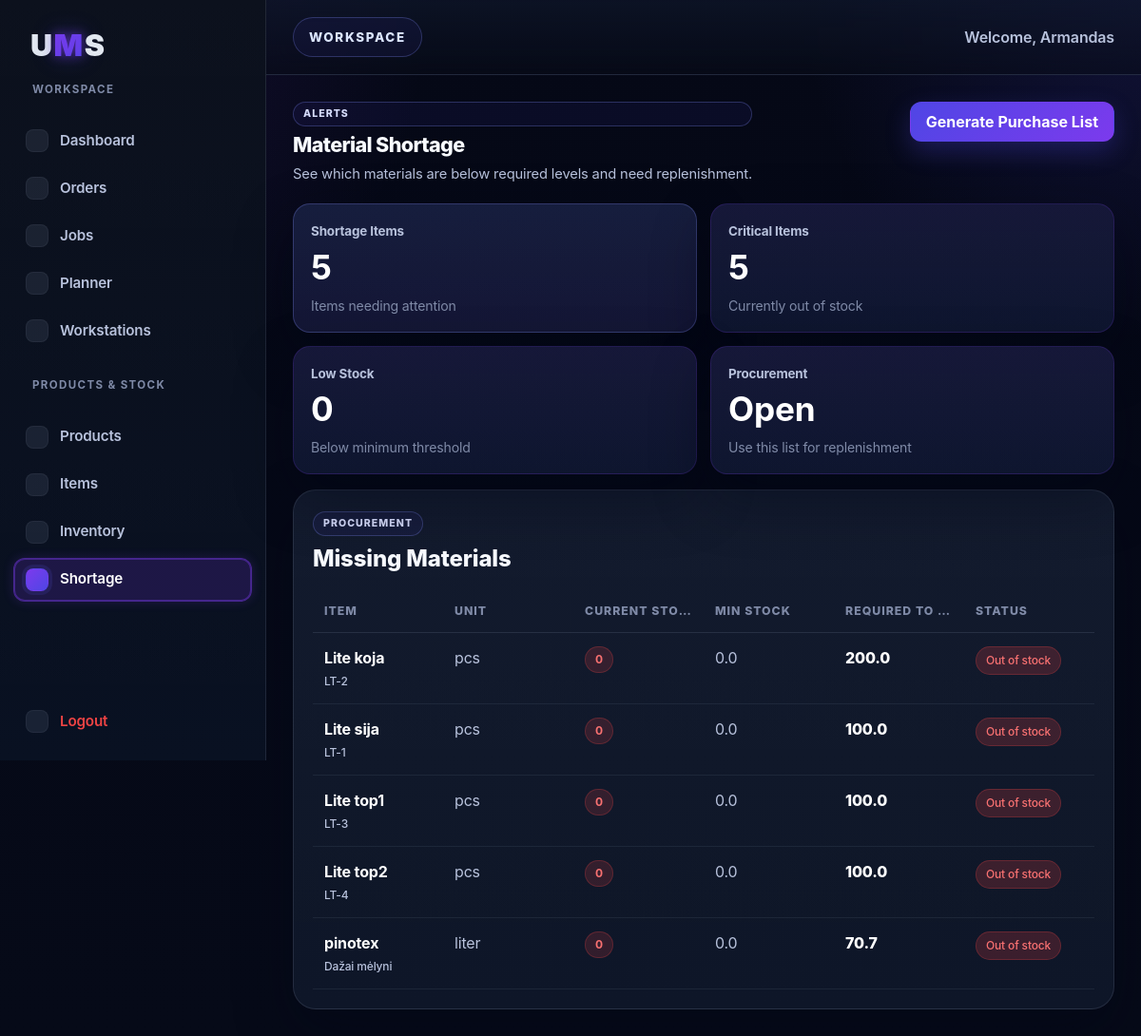
The app's page /materials-shortage (signed in), older data.
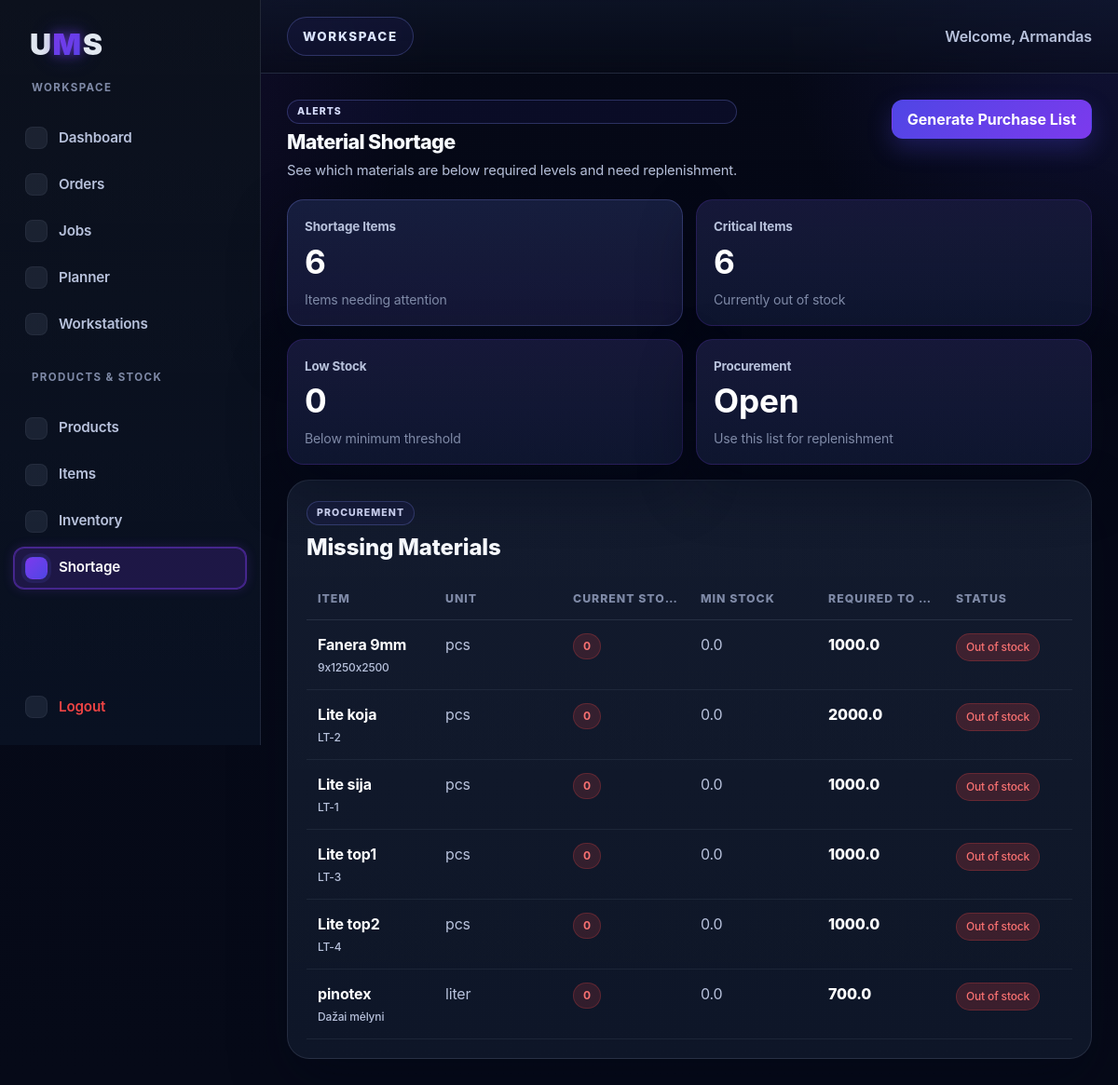
The same page, newer data.
### tables this page shows
CREATE TABLE items (
    id INTEGER PRIMARY KEY AUTOINCREMENT,
    item_code TEXT NOT NULL,
    item_name TEXT NOT NULL,
    description TEXT,
    measurement_unit TEXT NOT NULL
, unit_price REAL NOT NULL DEFAULT 0, stock_quantity REAL NOT NULL DEFAULT 0, min_stock REAL NOT NULL DEFAULT 0);

### app.py (the view)
@app.route("/materials-shortage")
def materials_shortage():
    if not is_logged_in():
        return redirect(url_for("login"))
    conn = sqlite3.connect("database.db")
    cursor = conn.cursor()
    cursor.execute("""
        SELECT
            id,
            product_id,
            quantity,
            order_number,
            status
        FROM orders
        WHERE product_id IS NOT NULL
          AND status IN ('Waiting', 'In Progress', 'Delayed')
        ORDER BY id DESC
    """)
    order_rows = cursor.fetchall()
    required_by_item = {}
    for order_id, product_id, order_quantity, order_number, status in order_rows:
        if not product_id:
            continue
        try:
            exploded_items = explode_bom_items_recursive(
                cursor,
                product_id,
                float(order_quantity or 0)
            )
        except ValueError:
            continue
        for item_id, required_qty in exploded_items.items():
            if item_id not in required_by_item:
                required_by_item[item_id] = 0
            required_by_item[item_id] += float(required_qty or 0)
    shortage_items = []
    if required_by_item:
        item_ids = list(required_by_item.keys())
        placeholders = ",".join(["?"] * len(item_ids))
        cursor.execute(f"""
            SELECT
                id,
                item_code,
                item_name,
                measurement_unit,
                unit_price,
                stock_quantity,
                min_stock
            FROM items
            WHERE id IN ({placeholders})
            ORDER BY item_name ASC
        """, item_ids)
        rows = cursor.fetchall()
        for row in rows:
            item_id = row[0]
            item_code = row[1]
            item_name = row[2]
            measurement_unit = row[3]
            unit_price = float(row[4] or 0)
            stock_quantity = float(row[5] or 0)
            min_stock = float(row[6] or 0)
            required_quantity = float(required_by_item.get(item_id, 0))
            available_stock = max(0, stock_quantity)
            required_to_order = max(0, required_quantity - available_stock)
            if required_to_order > 0:
                shortage_items.append({
                    "id": item_id,
                    "item_code": item_code,
                    "item_name": item_name,
                    "unit": measurement_unit,
                    "stock_quantity": available_stock,
                    "real_stock_quantity": stock_quantity,
                    "min_stock": min_stock,
                    "required_quantity": required_quantity,
                    "required_to_order": required_to_order,
                    "shortage_value": required_to_order * unit_price,
                    "status": "Out of stock" if available_stock <= 0 else "Below required"
                })
    conn.close()
    return render_template(
        "materials_shortage.html",
        shortage_items=shortage_items,
        active_page="shortage"
    )

### app.py (called while the page is built)
def is_logged_in():
    return "user_id" in session

### templates/materials_shortage.html (shortened to what this page needs)
{% extends "base.html" %}
{% block content %}
<div class="jobs-header">
  <div class="jobs-header-left">
    <span class="eyebrow-label">Alerts</span>
    <h1>Material Shortage</h1>
    <p>See which materials are below required levels and need replenishment.</p>
  </div>
  <div class="jobs-header-right">
    <button type="button" class="dashboard-btn primary">Generate Purchase List</button>
  </div>
</div>
<div class="dashboard-stats section-spacing">
  <div class="stat-card stat-card-accent">
    <span class="stat-label">Shortage Items</span>
    <strong>{{ shortage_items|length }}</strong>
    <span class="stat-meta">Items needing attention</span>
  </div>
  <div class="stat-card">
    <span class="stat-label">Critical Items</span>
    <strong>
      {% set critical = namespace(value=0) %}
      {% for item in shortage_items %}
        {% if item.stock_quantity <= 0 %}
          {% set critical.value = critical.value + 1 %}
        {% endif %}
      {% endfor %}
      {{ critical.value }}
    </strong>
    <span class="stat-meta">Currently out of stock</span>
  </div>
  <div class="stat-card">
    <span class="stat-label">Low Stock</span>
    <strong>{{ shortage_items|length - critical.value }}</strong>
    <span class="stat-meta">Below minimum threshold</span>
  </div>
  <div class="stat-card">
    <span class="stat-label">Procurement</span>
    <strong>Open</strong>
    <span class="stat-meta">Use this list for replenishment</span>
  </div>
</div>
<div class="dashboard-table-card shortage-table-card">
  <div class="card-header">
    <div>
      <span class="card-kicker">Procurement</span>
      <h4>Missing Materials</h4>
    </div>
  </div>
  <div class="table-wrapper">
    <table class="orders-table shortage-table">
      <thead>
        <tr>
          <th>Item</th>
          <th>Unit</th>
          <th>Current Stock</th>
          <th>Min Stock</th>
          <th>Required to Order</th>
          <th>Status</th>
        </tr>
      </thead>
      <tbody>
        {% if shortage_items %}
          {% for item in shortage_items %}
            <tr class="shortage-row">
              <td data-label="Item">
                <div class="product-cell">
                  <strong>{{ item.item_name }}</strong>
                  <span class="product-sub">{{ item.item_code }}</span>
                </div>
              </td>
              <td data-label="Unit">{{ item.unit }}</td>
              <td data-label="Current Stock">
                {% if item.stock_quantity <= 0 %}
                  <span class="stock-badge danger">{{ item.stock_quantity }}</span>
                {% else %}
                  <span class="stock-badge warning">{{ item.stock_quantity }}</span>
                {% endif %}
              </td>
              <td data-label="Min Stock">
                {{ item.min_stock }}
              </td>
              <td data-label="Required to Order">
                <strong class="shortage-qty">{{ item.required_to_order | round(2) }}</strong>
              </td>
              <td data-label="Status">
                {% if item.stock_quantity <= 0 %}
                  <span class="status-badge delayed">Out of stock</span>
                {% else %}
                  <span class="status-badge waiting">Below minimum</span>
                {% endif %}
              </td>
            </tr>
          {% endfor %}
        {% else %}
          <tr>
            <td colspan="6" class="empty-table-message">No missing materials 🎉</td>
          </tr>
        {% endif %}
      </tbody>
    </table>
  </div>
</div>
{% endblock %}

Row changes from the older to the newer data that the page shows:
now on this page (row edited): items: item_name "Fanera 9mm", item_code "9x1250x2500", unit "pcs", stock_quantity "0", min_stock "0.0", required_to_order "1000.0"
changed items "Lite koja": required_to_order "200.0" → "2000.0"
changed items "Lite sija": required_to_order "100.0" → "1000.0"
changed items "Lite top1": required_to_order "100.0" → "1000.0"
changed items "Lite top2": required_to_order "100.0" → "1000.0"
changed items "pinotex": required_to_order "70.7" → "700.0"
Text that changed along with them:
{{ shortage_items|length }}: "5" → "6"
{{ critical.value }}: "5" → "6"
